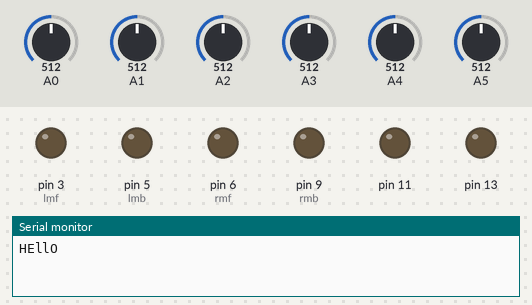
Bench run of a sketch on a simulated Arduino Uno, built with avr-gcc and run on an emulated ATmega328P. Parts: output pins drawn as LEDs (lit = HIGH), the last lines printed to the serial monitor. The test bench sets the inputs (shaded band); at power-on: A1 = 512, A0 = 512, A2 = 512, A3 = 512, A4 = 512, A5 = 512.

Above: at 0.1 s.
At 11.8 s:
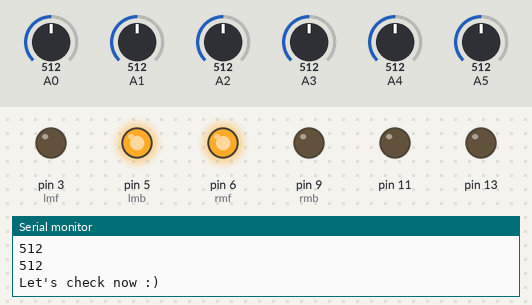
11.9 s: A1 set to 529
At 12.9 s:
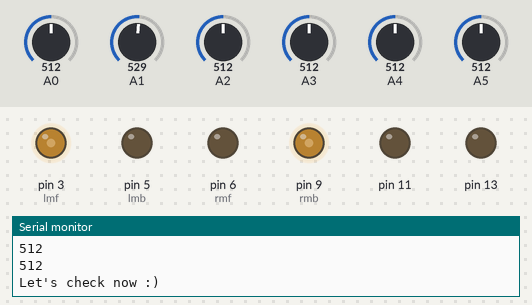
Timing chart, 0 to 14.9 s (numbered marks = the images above; inputs shaded):
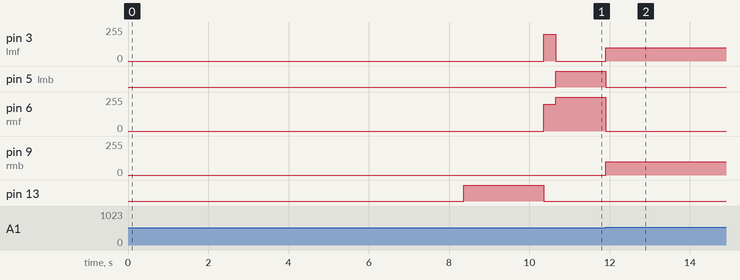

Measured:
- the behaviour switches between 512 and 513 on A1 (found by bisection; images 1 and 2)
- after the input at 11.9 s, pin 3 (lmf), pin 9 (rmb): 0/255 → 100/255 at once; pin 5 (lmb): HIGH → LOW at once; pin 6 (rmf): 255/255 → 0/255 at once

The sketch:

Code_for_6_LDR_sensor_array.ino
```cpp
//vcc to 5v on breadboard for each sensor
//gnd to gnd on breadboard for each sensor
const int  n = 6; // number of sensors
int sensorPin[n];    // pin that the sensor sig is attached to
int sensorValue[n];         // the sensor value
int sensorMin[n] = {1023, 1023, 1023, 1023, 1023 ,1023}; // minimum sensor value
int sensorMax[n] = {0, 0, 0, 0, 0, 0} ;    // maximum sensor value
int avg[n], con[n], i, j;
int lmf = 3, lmb = 5, rmf = 6, rmb = 9;//pwn pins for motors
int spmax=100;
int spmid=80;
int spmin=50;
int led=13;
int del=400;


/*              Positioning of sensors:                                  5
 *
 *                                                              0   1    2    3   4
 */

int pathlength=0; //variable to record the total of path length
int readpath; //variable to call the path record
char path[99]; //array for path record
void setup()
{
  Serial.begin(9600);
  pinMode(lmf, OUTPUT);
  pinMode(lmb, OUTPUT);
  pinMode(rmf, OUTPUT);
  pinMode(rmb, OUTPUT);
  pinMode(11, OUTPUT);
  pinMode(13, OUTPUT);
  sensorPin[0] = A5;//sig of sensor 1 to A0
  sensorPin[1] = A4;//sig of sensor 2 to A1
  sensorPin[2] = A3;//sig of sensor 3 to A2
  sensorPin[3] = A2;//sig of sensor 4 to A3
  sensorPin[4] = A1;//sig of sensor 5 to A4
  sensorPin[5] = A0;//For checking intersections conditions
  Serial.println("HEllO");
  calibrate();
}

void loop()
{

  getvalues();            //else if (con[0] ==  && con[1] ==  && con[2] ==  && con[3]==  && con[4] ==  )

  if (con[0] == 0 && con[1] == 0 && con[2] == 1 && con[3]== 0 && con[4] == 0 ) //010 straight
  {
    gostraight();
  }
  else if (con[0] == 0 && con[1] == 0 && con[2] == 1 && con[3]== 1 && con[4] == 0 ) //001 right
  {
    softright();
  }
  else if (con[0] == 0 && con[1] == 1 && con[2] == 1 && con[3]== 0 && con[4] == 0 ) //100 left
  {
    softleft();
  }
  else if (con[0] ==0  && con[1] ==1  && con[2] ==0  && con[3]== 0 && con[4] == 0 )
  {
    softleft();
  }
  else if (con[0] ==0  && con[1] == 0 && con[2] == 0 && con[3]== 1 && con[4] ==0  )
  {
      softright();
     // goright();
  }
  else if (con[0] == 1 && con[1] == 1 && con[2] == 0 && con[3]== 0 && con[4] == 0 )
  {
    goleft();
  }
  else if (con[0] == 0 && con[1] == 0 && con[2] == 0 && con[3]== 1 && con[4] == 1 )
  {
    goright();
  }
  else if (con[0] == 1 && con[1] == 0 && con[2] == 0 && con[3]== 0 && con[4] == 0 )
  {
    goleft();
  }
  else if (con[0] == 0 && con[1] == 0 && con[2] == 0 && con[3]== 0 && con[4] == 1 )
  {
    goright();
  }
  else if (con[0] == 1 && con[1] == 1 && con[2] == 1 && con[3]== 0 && con[4] == 0 && con[5]==0 )
  {
    goleft();
  }
  else if (con[0] == 0 && con[1] == 0 && con[2] == 1 && con[3]==1 && con[4] == 1 && con[5]==0 )
  {
    goright();
  }

  //==========================================ADV================================================
   else if ((con[0] == 1 && con[1] == 1 && con[2] == 1 && con[3]== 0 && con[4] == 0 && con[5]== 1 ))   // || (con[0] == 1 && con[1] == 1 && con[2] == 1 && con[3]== 1 && con[4] == 0 && con[5]== 1 )
  {
//    path[pathlength++]='L';
    strongleft();
    delay(200);
    //delay(del);
  }
  else if ((con[0] == 0 && con[1] == 0 && con[2] == 1 && con[3]== 1 && con[4] == 1 && con[5]== 1) )  //|| (con[0] == 0 && con[1] == 1 && con[2] == 1 && con[3]== 1 && con[4] == 1 && con[5]== 1)
  {
//    path[pathlength++]='S';
    gostraight();
   // delay(del);
  }
  else if (con[0] == 1 && con[1] == 1 && con[2] == 1 && con[3]== 1 && con[4] == 1 && con[5] == 1 )     //+, End Point
  {
    gostraight();
    delay(100);
    getvalues();
    if (con[0] == 1 && con[1] == 1 && con[2] == 1 && con[3]== 1 && con[4] == 1 && con[5] == 1 )
    {
      stops();
      delayfun();
    }
    else
    {
    strongleft();
    delay(200);
    strongleft();
    }
   // delay(700);
//    gostraight();
//    delay(del);
//    if ((con[0] == 0 && con[1] == 0 && con[2] == 1 && con[3]== 0 && con[4] == 0 && con[5] == 1)|| (con[0] == 0 && con[1] == 1 && con[2] == 1 && con[3]== 0 && con[4] == 0 && con[5] == 1) || (con[0] == 0 && con[1] == 0 && con[2] == 1 && con[3]== 1 && con[4] == 0 && con[5] == 1))
//    {
//      goleft();
////     path[pathlength++]='L';
//      delay(del);
//    }
//      else if (con[0] == 1 && con[1] == 1 && con[2] == 1 && con[3]== 1 && con[4] == 1 )
//      {
//        path[pathlength++]='E';
//        stops();
//        delayfun();
//      }

  }

  else if (con[0] == 1 && con[1] == 1 && con[2] == 1 && con[3]==1 && con[4] == 1 && con[5]==0 )    //T point
  {
    strongleft();
    delay(200);
   // delay(1000);
  }
  else if (con[0] == 0 && con[1] == 0 && con[2] == 0 && con[3]==0 && con[4] == 0 && con[5]==0 )    //U turn
  {
    strongleft();
  }
  delay(1);
}

//============================================================= Calibiration ==========================================================


void calibrate()
{
  for ( i = 0; i < 5000; i++)
  {
    for (j = 0; j < n; j++)//for n sensors
    {
      sensorValue[j] = analogRead(sensorPin[j]);
      // record the maximum sensor value
      if (sensorValue[j] > sensorMax[j])
        sensorMax[j] = sensorValue[j];

      // record the minimum sensor value
      if (sensorValue[j] < sensorMin[j])
        sensorMin[j] = sensorValue[j];
    }
    delay(1);
  }

  Serial.println("Calibration Completed");
  Serial.print("Average is: ");
  for (i = 0; i < n; i++)
  {
    avg[i] = (sensorMax[i] + sensorMin[i]) / 2;
    Serial.println(avg[i]);
  }
  Serial.println("Let's check now :) ");
  digitalWrite(13,HIGH);
  delay(2000);
  digitalWrite(13,LOW);
  gostraightfast();
  delay(300);
}

void getvalues()
{
  for (i = 0; i < n; i++)// n is number of sensors
  {
    sensorValue[i] = analogRead(sensorPin[i]);
    if (sensorValue[i] > avg[i])
      con[i] = 1;//black
    else
      con[i] = 0;//white

    //Serial.print(con[i]);
  }
  //Serial.println(" ");
}

void delayfun()
{
  digitalWrite(11,HIGH);
  delay(5000);
  digitalWrite(11,LOW);
  delay(5000);
}

void gostraight()
{
  analogWrite(lmf, spmax);
  analogWrite(lmb, 0);
  analogWrite(rmf, spmax);
  analogWrite(rmb, 0);
}

void goright()
{
  analogWrite(lmf, spmax);//left motor1
  analogWrite(lmb, 0);//left motor2
  analogWrite(rmf, 0);//right motor1
  analogWrite(rmb, spmax);//right motor2
}

void goleft()
{
  analogWrite(lmf, 0);//left motor1
  analogWrite(lmb, spmax);//left motor2
  analogWrite(rmf, spmax);//right motor1
  analogWrite(rmb, 0);//right motor2
}
void softleft()
{
  analogWrite(lmf, 0);//left motor1
  analogWrite(lmb, 0);//left motor2
  analogWrite(rmf, spmid);//right motor1
  analogWrite(rmb, 0);//right motor2
}
void softright()
{
  analogWrite(lmf, spmid);//left motor1
  analogWrite(lmb, 0);//left motor2
  analogWrite(rmf, 0);//right motor1
  analogWrite(rmb, 0);//right motor2
}

void stops()
{
  analogWrite(lmf, 0);//left motor1
  analogWrite(lmb, 0);//left motor2
  analogWrite(rmf, 0);//right motor1
  analogWrite(rmb, 0);//right motor2
}
void strongleft()
{
  analogWrite(lmf, 0);//left motor1
  analogWrite(lmb, 255);//left motor2
  analogWrite(rmf, 255);//right motor1
  analogWrite(rmb, 0);//right motor2
}
void gostraightfast()
{
  analogWrite(lmf, 200);
  analogWrite(lmb, 0);
  analogWrite(rmf, 200);
  analogWrite(rmb, 0);
}
```
